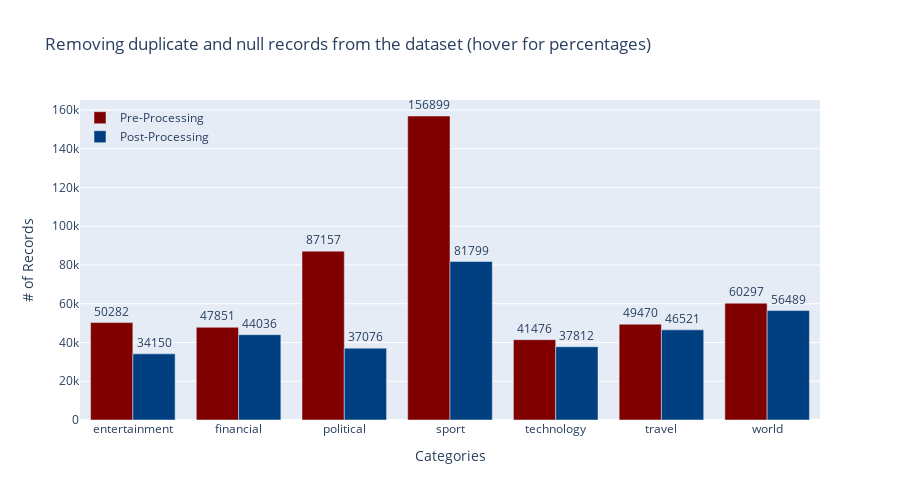

Notebook code cell kept with this figure:
### Code cell
import plotly as py
import plotly.graph_objs as go
from plotly.offline import  plot, iplot


data = [go.Bar(x=df_process_stats['Category'],
               y=df_process_stats['Count_Pre_Processing'], 
               name = "Pre-Processing", 
               text=df_process_stats['Count_Pre_Processing'], 
               textposition='outside',
               hovertext="Reduced by "+df_process_stats['Records_Loss'],
               marker_color='rgb(128, 0, 0)'),

    go.Bar(x=df_process_stats['Category'],
               y=df_process_stats['Count_Post_Processing'], 
               name = 'Post-Processing',
               text=df_process_stats['Count_Post_Processing'], 
               textposition='outside',
               hovertext="Reduced by "+df_process_stats['Records_Loss'],
               marker_color='rgb(0, 64, 128)')]



layout = go.Layout(
    barmode='group', 
    title = 'Removing duplicate and null records from the dataset (hover for percentages)',  
    xaxis_title="Categories",
    yaxis_title="# of Records",
    autosize=False, 
    width=900, 
    height=500,
    legend=dict(
        x=0,
        y=0.99,
        bgcolor='rgba(255, 255, 255, 0)',
        bordercolor='rgba(255, 255, 255, 0)'
    ))


fig = go.Figure(data=data, layout=layout)
iplot(fig)

### Figure 1 — Plotly figure (JSON) as saved in the notebook; plotly's stock layout.template omitted (floating-point values rounded to 4 significant figures)
{"data": [{"hovertext": ["Reduced by -32.08%", "Reduced by -7.97%", "Reduced by -57.46%", "Reduced by -47.87%", "Reduced by -8.83%", "Reduced by -5.96%", "Reduced by -6.32%"], "marker": {"color": "rgb(128, 0, 0)"}, "name": "Pre-Processing", "text": [50282, 47851, 87157, 156899, 41476, 49470, 60297], "textposition": "outside", "type": "bar", "x": ["entertainment", "financial", "political", "sport", "technology", "travel", "world"], "y": [50282, 47851, 87157, 156899, 41476, 49470, 60297]}, {"hovertext": ["Reduced by -32.08%", "Reduced by -7.97%", "Reduced by -57.46%", "Reduced by -47.87%", "Reduced by -8.83%", "Reduced by -5.96%", "Reduced by -6.32%"], "marker": {"color": "rgb(0, 64, 128)"}, "name": "Post-Processing", "text": [34150, 44036, 37076, 81799, 37812, 46521, 56489], "textposition": "outside", "type": "bar", "x": ["entertainment", "financial", "political", "sport", "technology", "travel", "world"], "y": [34150, 44036, 37076, 81799, 37812, 46521, 56489]}], "layout": {"autosize": false, "barmode": "group", "height": 500, "legend": {"bgcolor": "rgba(255, 255, 255, 0)", "bordercolor": "rgba(255, 255, 255, 0)", "x": 0, "y": 0.99}, "title": {"text": "Removing duplicate and null records from the dataset (hover for percentages)"}, "width": 900, "xaxis": {"title": {"text": "Categories"}}, "yaxis": {"title": {"text": "# of Records"}}}}
